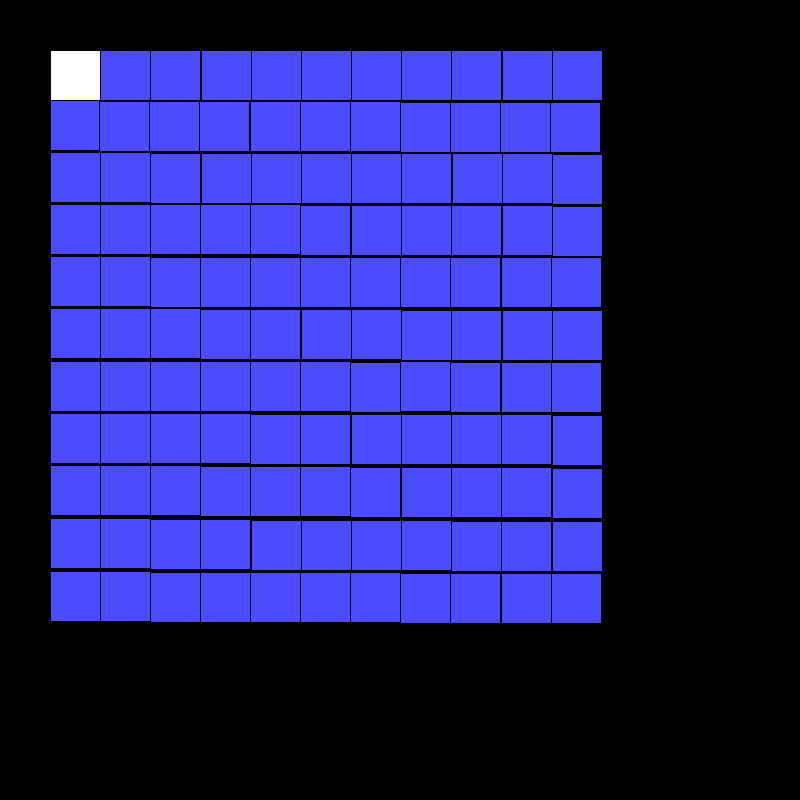
Frame 1 (no input)
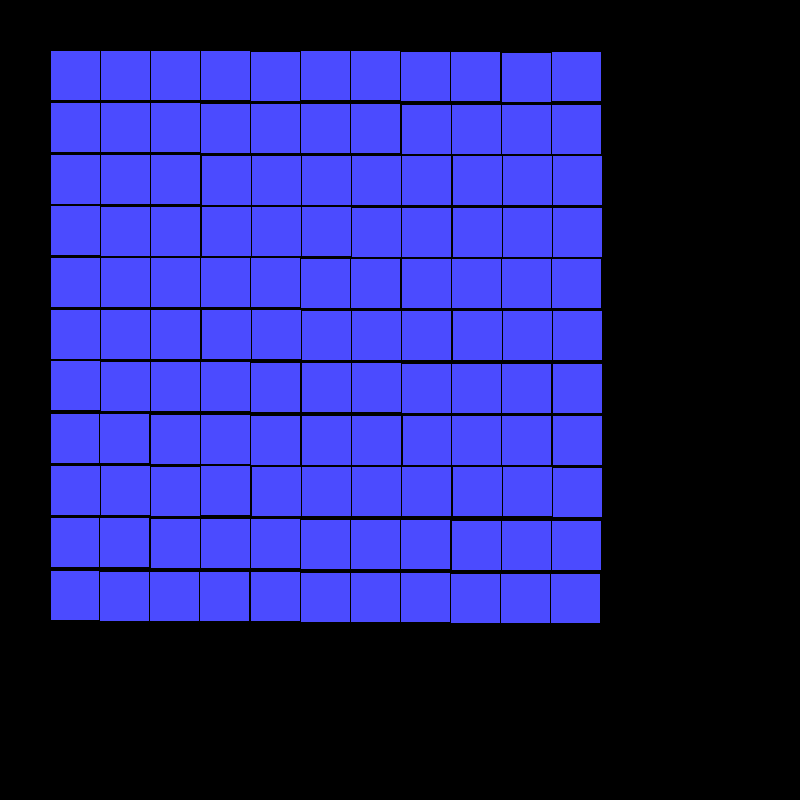
Frame 60 (the mouse pressed at the canvas centre just before this capture)
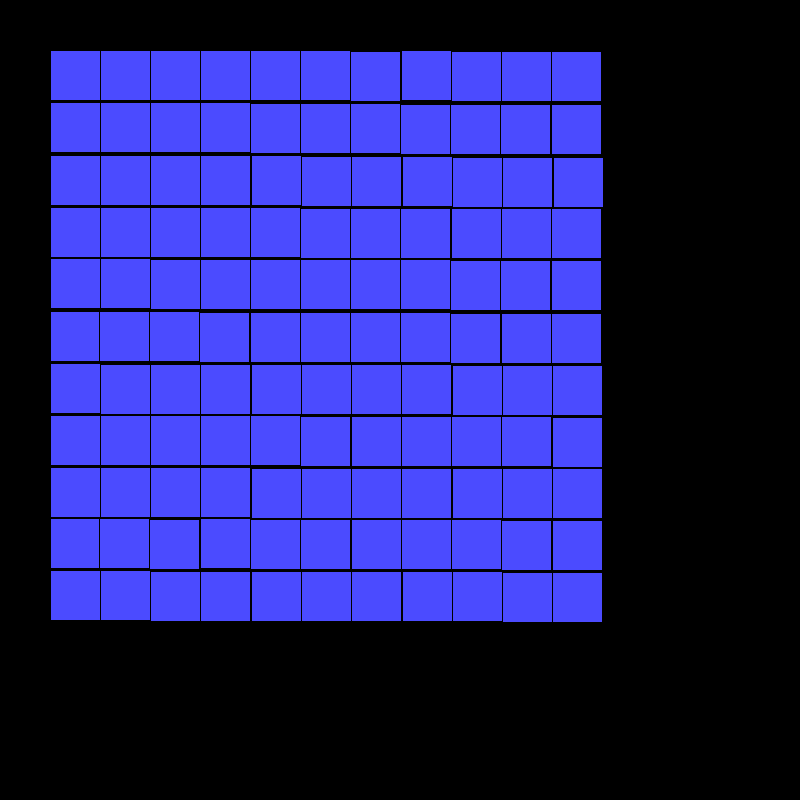
Frame 120 (the mouse held since frame 60 and released just before this capture)

The Processing sketch that drew these frames (run headless with seeded random() and noise(); from frame 60 on, the mouse is pressed at the canvas centre):

// Processing sketch: shaking_box_grid
// ── shaking_box_grid.pde
void setup(){
  size(800,800);
  rectMode(CORNER);
}
void draw(){
  background(0);
   for(float y=50; y<600; y=y+50){
for(float x=50; x<600; x=x+50){
  rect(x,y,50,50);
  fill(75,75,255);
  // ADVARSEL: hvis du aktiverer nedenstående fill kommando, så vær parat på noget der kan forårsage epilepsi!!!
  //fill(random(0,255),random(0,50),random(100,255));
 x += random(-0.1,0.5);
 y += random(-0.1,0.5);
}
   }
}
